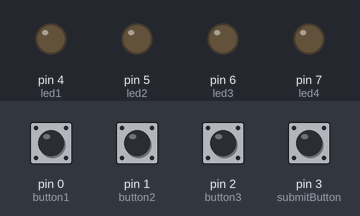
A sketch run on a simulated Arduino Uno, built with avr-gcc and run on an emulated ATmega328P. Parts: output pins drawn as LEDs (lit = HIGH). Dashed ring = blinking. The test bench sets the inputs (shaded band); at power-on: pin 0 (button1), pin 1 (button2), pin 2 (button3), pin 3 (submitButton) HIGH. Random numbers use the default seed unless the sketch sets one.

Above: at 1.2 s.
1.3 s: pin 3 (submitButton) pulled LOW for 0.15 s
At 1.55 s:
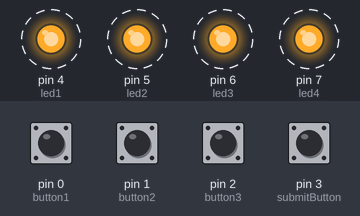
4.3 s: pin 0 (button1) pulled LOW for 0.15 s
At 4.37 s:
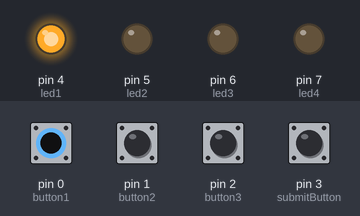
5.9 s: pin 1 (button2) pulled LOW for 0.15 s
At 5.97 s:
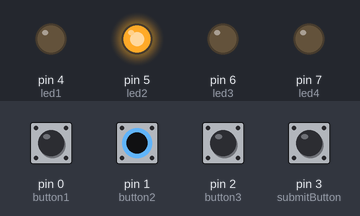
7.5 s: pin 2 (button3) pulled LOW for 0.15 s
At 7.57 s:
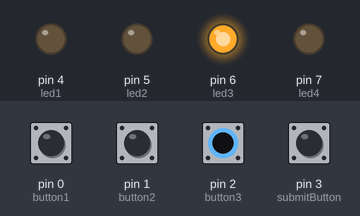
9.1 s: pin 3 (submitButton) pulled LOW for 1 s
At 10.2 s:
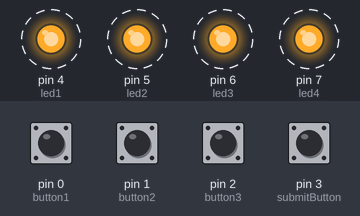
12.6 s: pin 0 (button1) driven LOW and pin 1 (button2) driven LOW
At 13.3 s:
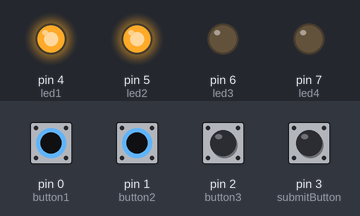
Timing chart, 0 to 15.1 s (numbered marks = the images above; inputs shaded):
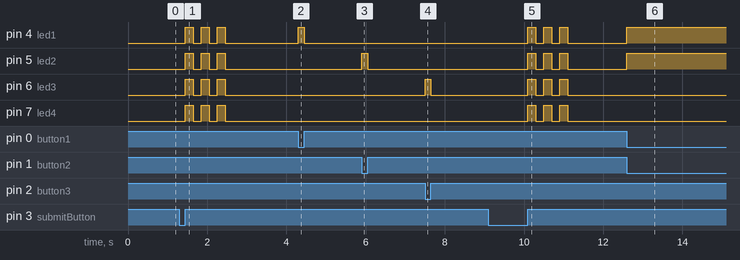

The sketch:

code.ino
```cpp
//here are pin configurations
int button1 = 0;
int button2 = 1;
int button3 = 2;
int submitButton = 3;

int led1 = 4;
int led2 = 5;
int led3 = 6;
int led4 = 7;

int guess1;
int guess2;
int guess3;

int code1;
int code2;
int code3;

void setup() {
  pinMode(button1, INPUT_PULLUP);
  pinMode(button2, INPUT_PULLUP);
  pinMode(button3, INPUT_PULLUP);
  pinMode(submitButton, INPUT_PULLUP);

  pinMode(led1, OUTPUT);
  pinMode(led2, OUTPUT);
  pinMode(led3, OUTPUT);
  pinMode(led4, OUTPUT);

  randomSeed(analogRead(0));
  code1 = random(2);
  code2 = random(2);
  code3 = random(2);
}

void loop() {
  //this part of code turn on led if button is pressed
  if (digitalRead(button1) == LOW) {
    digitalWrite(led1, HIGH);
  } else {
    digitalWrite(led1, LOW);
  }

  if (digitalRead(button2) == LOW) {
    digitalWrite(led2, HIGH);
  } else {
    digitalWrite(led2, LOW);
  }

  if (digitalRead(button3) == LOW) {
    digitalWrite(led3, HIGH);
  } else {
    digitalWrite(led3, LOW);
  }
  //this part checks if button is pressed if pressed it will go in a loop which does nothing and when it is relased it execute the rest of the code.So,basically this part execute code for button press and release
  if (digitalRead(submitButton) == LOW) {
    delay(50);
    while (digitalRead(submitButton) == LOW) {

    }
  //here is the code for checking guess it assignes the current button state to guess1,guess2,guess3
    if (digitalRead(button1) == LOW) {
      guess1 = 1;
    } else {
      guess1 = 0;
    }

    if (digitalRead(button2) == LOW) {
      guess2 = 1;
    } else {
      guess2 = 0;
    }

    if (digitalRead(button3) == LOW) {
      guess3 = 1;
    } else {
      guess3 = 0;
    }
  //if all guesses are correct it turn on all the lights for 2 sec
    if (guess1 == code1 && guess2 == code2 && guess3 == code3) {
      digitalWrite(led1, HIGH);
      digitalWrite(led2, HIGH);
      digitalWrite(led3, HIGH);
      digitalWrite(led4, HIGH);
      delay(2000);
      digitalWrite(led1, LOW);
      digitalWrite(led2, LOW);
      digitalWrite(led3, LOW);
      digitalWrite(led4, LOW);
      code1 = random(2);
      code2 = random(2);
      code3 = random(2);
    } else { // if guess is wrong it blinks all leds 3 times with 0.2 sec delay between them
      for (int i = 0; i < 3; i++) {
        digitalWrite(led1, HIGH);
        digitalWrite(led2, HIGH);
        digitalWrite(led3, HIGH);
        digitalWrite(led4, HIGH);
        delay(200);
        digitalWrite(led1, LOW);
        digitalWrite(led2, LOW);
        digitalWrite(led3, LOW);
        digitalWrite(led4, LOW);
        delay(200);
      }
    }
  }
}
//End XD
//Made by : Sameer
//Github  : https://github.com/Sameer-Kulhari/
```

Measured:
- after the input at 1.3 s, pin 4 (led1), pin 5 (led2), pin 6 (led3), pin 7 (led4): alternates HIGH for 0.20 s and LOW for 0.20 s, 6 changes in all, then stays LOW, starting after 0.15 s
- after the input at 4.3 s, pin 4 (led1): LOW → HIGH at once, → LOW 0.15 s later
- after the input at 5.9 s, pin 5 (led2): LOW → HIGH at once, → LOW 0.15 s later
- after the input at 7.5 s, pin 6 (led3): LOW → HIGH at once, → LOW 0.15 s later
- after the input at 9.1 s, pin 4 (led1), pin 5 (led2), pin 6 (led3), pin 7 (led4): alternates HIGH for 0.20 s and LOW for 0.20 s, 6 changes in all, then stays LOW, starting after 1.0 s
- after the input at 12.6 s, pin 4 (led1), pin 5 (led2): LOW → HIGH at once
